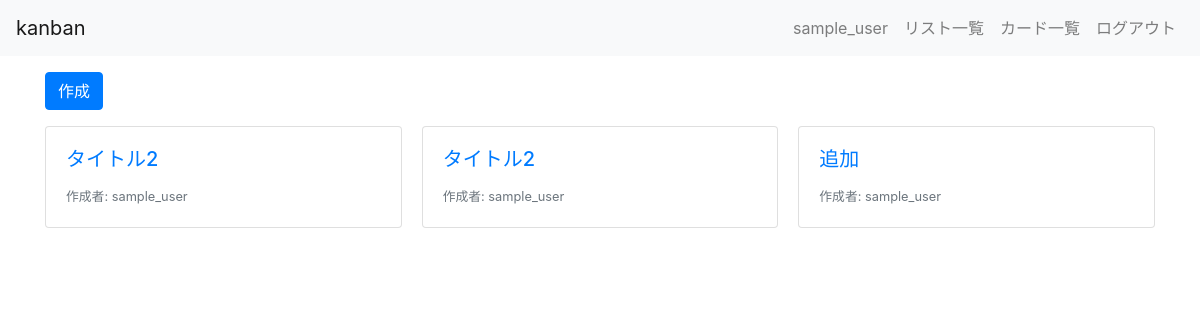
/kanban/cards/ (signed in), run on an earlier commit of the app's database.
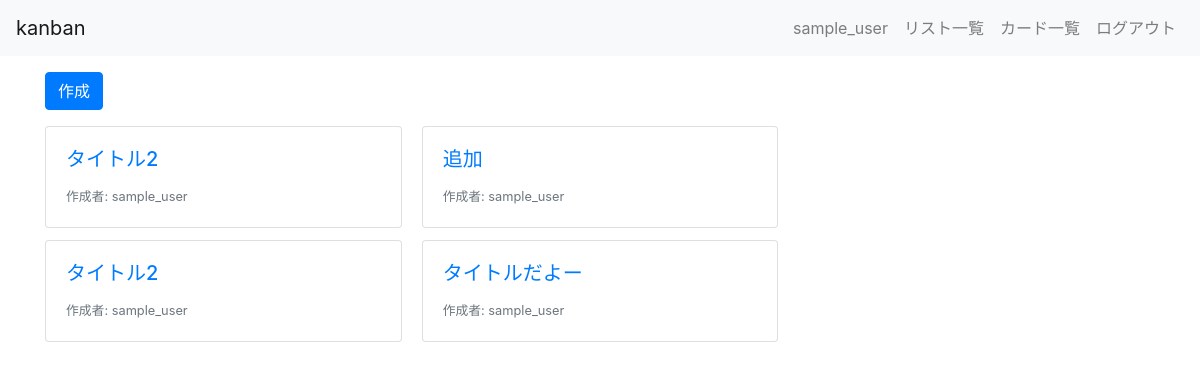
And on a later commit of the database.
### kanban/models.py (models this page shows, shortened)
class Card(models.Model):
    title = models.CharField(max_length=200)
    description = models.TextField()
    user = models.ForeignKey(User, on_delete=models.CASCADE)
    list = models.ForeignKey(List, on_delete=models.CASCADE)

### kanban/views.py (the view)
# urls.py: path("cards/", views.CardListView.as_view(), name="cards_list"),
class CardListView(LoginRequiredMixin, ListView):
    model = Card
    template_name = "kanban/cards/list.html"

### kanban/templates/kanban/cards/list.html
{% extends "kanban/base.html" %}
{% block content %}
<div class="container">
  <h1>カード一覧</h1>
  <a class="btn btn-primary my-3" href="{% url 'kanban:cards_create' %}" role="button">作成</a>
  <div class="card-columns">
    {% for card in card_list %}
    <a href="{% url 'kanban:cards_detail' card.pk %}" class="card">
      <div class="card-body">
        <h5 class="card-title">{{ card.title }}</h5>
        <footer>
          <small class="text-muted">作成者: {{ card.user.username }}</small>
        </footer>
      </div>
    </a>
    {% endfor %}
  </div>
</div>
{% endblock %}

What changed in the data, as far as the page shows it:
added Card: title "タイトルだよー", user.username "sample_user"
